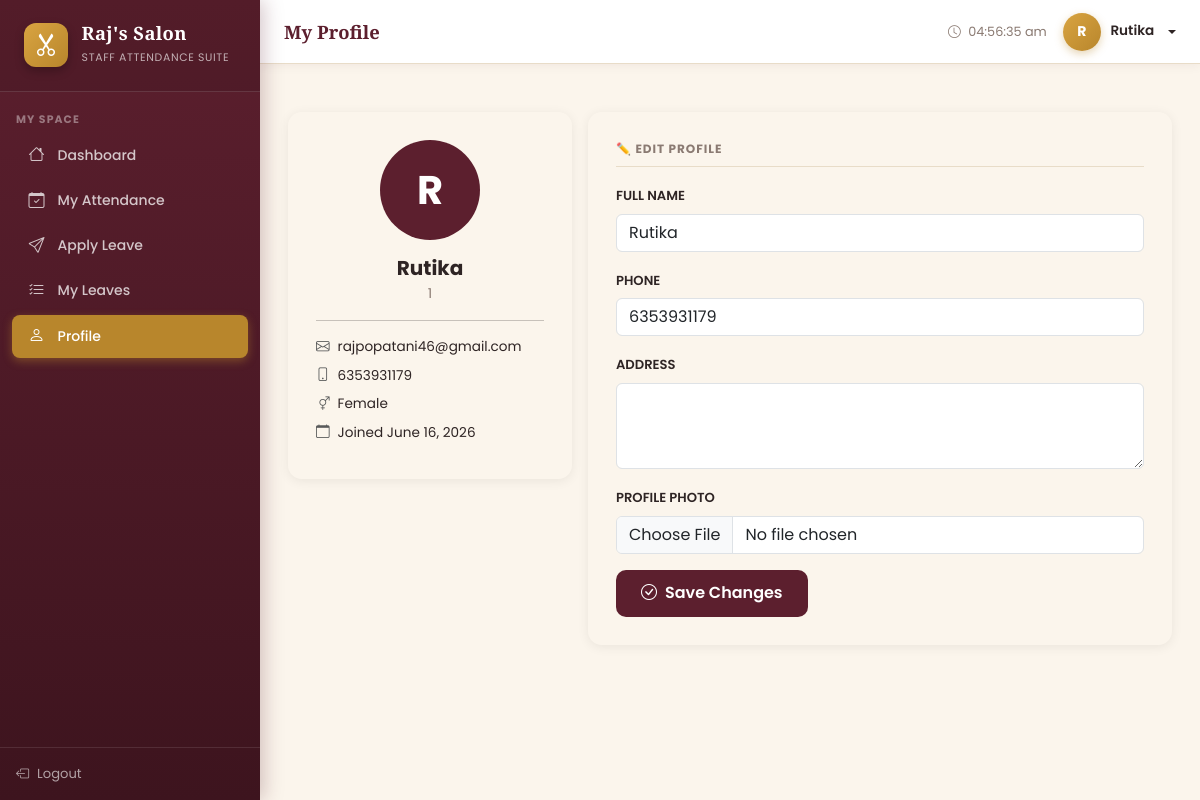
Page /profile/ (signed in) on the committed database.
### attendance/models.py (models this page shows, shortened)
class Employee(models.Model):
    GENDER_CHOICES = [('Male', 'Male'), ('Female', 'Female'), ('Other', 'Other')]
    STATUS_CHOICES = [('Active', 'Active'), ('Inactive', 'Inactive')]
    user          = models.OneToOneField(User, on_delete=models.CASCADE, related_name='employee', null=True, blank=True)
    employee_id   = models.CharField(max_length=20, unique=True)
    full_name     = models.CharField(max_length=200)
    email         = models.EmailField(unique=True)
    phone         = models.CharField(max_length=15)
    gender        = models.CharField(max_length=10, choices=GENDER_CHOICES)
    salary        = models.DecimalField(max_digits=10, decimal_places=2, default=0)
    address       = models.TextField(blank=True)
    status        = models.CharField(max_length=10, choices=STATUS_CHOICES, default='Active')
    profile_photo = models.ImageField(upload_to='profile_photos/', blank=True, null=True)
    date_joined   = models.DateField(default=timezone.now)
    class Meta:
        ordering = ['employee_id']

### attendance/views.py (the view)
# urls.py: path('profile/', views.profile_view, name='profile'),
@login_required
def profile_view(request):
    try:
        employee = request.user.employee
    except Employee.DoesNotExist:
        messages.error(request, 'No employee profile found.')
        return redirect('dashboard')
    if request.method == 'POST':
        form = ProfileForm(request.POST, request.FILES, instance=employee)
        if form.is_valid():
            form.save()
            messages.success(request, 'Profile updated successfully.')
            return redirect('profile')
    else:
        form = ProfileForm(instance=employee)
    return render(request, 'attendance/profile.html', {'form': form, 'employee': employee})

### attendance/forms.py
class ProfileForm(forms.ModelForm):
    class Meta:
        model = Employee
        fields = ['full_name', 'phone', 'address', 'profile_photo']
        widgets = {
            'full_name':     forms.TextInput(attrs={'class': 'form-control'}),
            'phone':         forms.TextInput(attrs={'class': 'form-control'}),
            'address':       forms.Textarea(attrs={'class': 'form-control', 'rows': 3}),
            'profile_photo': forms.FileInput(attrs={'class': 'form-control'}),
        }

### attendance/templates/attendance/profile.html (shortened to what this page needs)
{% extends 'base.html' %}
{% block page_title %}My Profile{% endblock %}
{% block content %}
<div class="row g-3">
  <div class="col-md-4">
    <div class="form-card text-center">
      {% if employee.profile_photo %}
        <img src="{{ employee.profile_photo.url }}" style="width:100px;height:100px;border-radius:50%;object-fit:cover;border:3px solid #5C1F2E"/>
      {% else %}
        <div style="width:100px;height:100px;border-radius:50%;background:#5C1F2E;color:#fff;display:flex;align-items:center;justify-content:center;font-size:2.5rem;font-weight:700;margin:0 auto">{{ employee.full_name|first|upper }}</div>
      {% endif %}
      <h5 class="fw-bold mt-3 mb-1">{{ employee.full_name }}</h5>
      <div style="color:#8A7A72;font-size:.85rem">{{ employee.employee_id }}</div>
      <hr/>
      <div class="text-start" style="font-size:.85rem">
        <div class="mb-2"><i class="bi bi-envelope me-2 text-muted"></i>{{ employee.email }}</div>
        <div class="mb-2"><i class="bi bi-phone me-2 text-muted"></i>{{ employee.phone }}</div>
        <div class="mb-2"><i class="bi bi-gender-ambiguous me-2 text-muted"></i>{{ employee.gender }}</div>
        <div class="mb-2"><i class="bi bi-calendar me-2 text-muted"></i>Joined {{ employee.date_joined }}</div>
      </div>
    </div>
  </div>
  <div class="col-md-8">
    <div class="form-card">
      <div class="section-header">✏️ Edit Profile</div>
      <form method="POST" enctype="multipart/form-data">
        {% for field in form %}
        <div class="mb-3">
          <label class="form-label fw-semibold" style="font-size:.82rem">{{ field.label|upper }}</label>
          {{ field }}
        </div>
        {% endfor %}
        <button type="submit" class="btn" style="background:#5C1F2E;color:#fff;border-radius:10px;font-weight:600;padding:.65rem 1.5rem">
          <i class="bi bi-check-circle me-2"></i>Save Changes
        </button>
      </form>
    </div>
  </div>
</div>
{% endblock %}

### templates/base.html (shortened to what this page needs)
<!DOCTYPE html>
<html lang="en">
<head>
<link href="https://cdn.jsdelivr.net/npm/bootstrap@5.3.2/dist/css/bootstrap.min.css" rel="stylesheet"/>
<link href="https://cdn.jsdelivr.net/npm/bootstrap-icons@1.11.3/font/bootstrap-icons.css" rel="stylesheet"/>
</head>
<body>
<div class="sidebar" id="sidebar">
  <div class="sidebar-brand">
    <span class="logo"><i class="bi bi-scissors"></i></span>
    <div class="brand-text">
      <h6>Raj's Salon</h6>
      <small>Staff Attendance Suite</small>
    </div>
  </div>
  {% if user.is_authenticated %}
  {% if user.is_staff or user.is_superuser %}
  <div class="sidebar-section mt-2">Main</div>
  <ul class="sidebar-nav">
    <li><a href="{% url 'dashboard' %}" class="{% if request.resolver_match.url_name == 'dashboard' %}active{% endif %}"><i class="bi bi-speedometer2"></i> Dashboard</a></li>
    <li><a href="{% url 'employee_list' %}" class="{% if 'employee' in request.resolver_match.url_name %}active{% endif %}"><i class="bi bi-people"></i> Employees</a></li>
    <li><a href="{% url 'attendance_list' %}" class="{% if 'attendance' in request.resolver_match.url_name %}active{% endif %}"><i class="bi bi-calendar-check"></i> Attendance</a></li>
  </ul>
  <div class="sidebar-section mt-2">Management</div>
  <ul class="sidebar-nav">
    <li><a href="{% url 'leave_list' %}" class="{% if 'leave' in request.resolver_match.url_name %}active{% endif %}"><i class="bi bi-calendar-x"></i> Leave Requests</a></li>
    <li><a href="{% url 'reports' %}" class="{% if request.resolver_match.url_name == 'reports' %}active{% endif %}"><i class="bi bi-bar-chart"></i> Reports</a></li>
    <li><a href="{% url 'holiday_list' %}" class="{% if 'holiday' in request.resolver_match.url_name %}active{% endif %}"><i class="bi bi-sun"></i> Holidays</a></li>
  </ul>
  <div class="sidebar-section mt-2">System</div>
  <ul class="sidebar-nav">
    <li><a href="/admin/" target="_blank"><i class="bi bi-gear"></i> Admin Panel</a></li>
  </ul>
  {% else %}
  <div class="sidebar-section mt-2">My Space</div>
  <ul class="sidebar-nav">
    <li><a href="{% url 'dashboard' %}" class="{% if request.resolver_match.url_name == 'dashboard' %}active{% endif %}"><i class="bi bi-house"></i> Dashboard</a></li>
    <li><a href="{% url 'attendance_list' %}" class="{% if 'attendance' in request.resolver_match.url_name %}active{% endif %}"><i class="bi bi-calendar-check"></i> My Attendance</a></li>
    <li><a href="{% url 'leave_apply' %}" class="{% if request.resolver_match.url_name == 'leave_apply' %}active{% endif %}"><i class="bi bi-send"></i> Apply Leave</a></li>
    <li><a href="{% url 'my_leaves' %}" class="{% if request.resolver_match.url_name == 'my_leaves' %}active{% endif %}"><i class="bi bi-list-check"></i> My Leaves</a></li>
    <li><a href="{% url 'profile' %}" class="{% if request.resolver_match.url_name == 'profile' %}active{% endif %}"><i class="bi bi-person"></i> Profile</a></li>
  </ul>
  {% endif %}
  <div class="sidebar-footer">
    <a href="{% url 'logout' %}"><i class="bi bi-box-arrow-left"></i> Logout</a>
  </div>
  {% endif %}
</div>
{% if user.is_authenticated %}
<div class="topbar">
  <div class="topbar-left">
    <span class="topbar-title">{% block page_title %}Dashboard{% endblock %}</span>
  </div>
  <div class="topbar-right">
    <span style="font-size:.8rem;color:#8A7A72">
      <i class="bi bi-clock me-1"></i>
      <span id="live-time"></span>
    </span>
    <div class="dropdown">
      <div class="topbar-user dropdown-toggle" data-bs-toggle="dropdown">
        <div class="topbar-avatar">{{ user.username|first|upper }}</div>
        <span style="font-size:.85rem;font-weight:600">{{ user.get_full_name|default:user.username }}</span>
      </div>
    </div>
  </div>
</div>
{% endif %}
<div class="{% if user.is_authenticated %}main-wrap{% else %}container-fluid{% endif %}">
  {% block content %}{% endblock %}
</div>
</body>
</html>

### templates/base.html (style rules this page uses)
:root { --primary: #5C1F2E; --primary-l: #7A2C40; --primary-dark: #3D141E; --secondary: #B8862C; --secondary-l: #D9A441; --success: #3F7D52; --danger: #A23B3B; --warning: #D9A441; --bg: #FBF5EC; --surface: #FFFFFF; --text: #2E2424; --muted: #8A7A72; --sidebar-w: 260px; --topbar-h: 64px; --font-display: 'Playfair Display', serif; --font-body: 'Poppins', sans-serif; }
* { box-sizing:border-box; }
body { font-family:var(--font-body); background:var(--bg); color:var(--text); margin:0; }
h1,h2,h3,h4,h5,h6 { font-family:var(--font-body); }
.sidebar { width:var(--sidebar-w); height:100vh; position:fixed; top:0; left:0; background:linear-gradient(180deg,var(--primary) 0%,var(--primary-dark) 100%); overflow-y:auto; z-index:200; display:flex; flex-direction:column; box-shadow:4px 0 18px rgba(92,31,46,.25); }
.sidebar-brand { padding:1.4rem 1.5rem; border-bottom:1px solid rgba(255,255,255,.12); display:flex; align-items:center; gap:.85rem; background:rgba(0,0,0,.1); }
.sidebar-brand .logo { font-size:1.5rem; width:44px; height:44px; flex-shrink:0; background:linear-gradient(135deg,var(--secondary-l),var(--secondary)); border-radius:12px; display:flex; align-items:center; justify-content:center; color:#fff; box-shadow:0 4px 10px rgba(0,0,0,.25); }
.sidebar-brand .brand-text { color:#fff; }
.sidebar-brand .brand-text h6 { font-family:var(--font-display); font-weight:700; font-size:1.15rem; margin:0; letter-spacing:.02em; }
.sidebar-brand .brand-text small { color:rgba(255,255,255,.65); font-size:.68rem; letter-spacing:.06em; text-transform:uppercase; }
.sidebar-section { padding:.75rem 1rem .35rem; color:rgba(255,255,255,.4); font-size:.68rem; font-weight:700; text-transform:uppercase; letter-spacing:.1em; }
.sidebar-nav { list-style:none; padding:0 .75rem; margin:0; }
.sidebar-nav li { margin-bottom:2px; }
.sidebar-nav a { display:flex; align-items:center; gap:.7rem; padding:.6rem .9rem; border-radius:8px; color:rgba(255,255,255,.75); text-decoration:none; font-size:.875rem; font-weight:500; transition:all .2s; }
.sidebar-nav a.active { background:var(--secondary); color:#fff; box-shadow:0 3px 10px rgba(184,134,44,.45); }
.sidebar-nav a i { font-size:1rem; width:20px; text-align:center; }
.sidebar-footer { margin-top:auto; padding:1rem; border-top:1px solid rgba(255,255,255,.1); }
.sidebar-footer a { color:rgba(255,255,255,.6); font-size:.82rem; text-decoration:none; display:flex; align-items:center; gap:.5rem; }
.topbar { height:var(--topbar-h); position:fixed; top:0; left:var(--sidebar-w); right:0; background:var(--surface); border-bottom:1px solid #E8DCC8; z-index:100; display:flex; align-items:center; justify-content:space-between; padding:0 1.5rem; box-shadow:0 2px 10px rgba(92,31,46,.06); }
.topbar-left { display:flex; align-items:center; gap:1rem; }
.topbar-title { font-family:var(--font-display); font-weight:700; font-size:1.15rem; color:var(--primary); }
.topbar-right { display:flex; align-items:center; gap:1rem; }
.topbar-user { display:flex; align-items:center; gap:.6rem; cursor:pointer; }
.topbar-avatar { width:38px; height:38px; border-radius:50%; background:linear-gradient(135deg,var(--secondary-l),var(--secondary)); color:#fff; display:flex; align-items:center; justify-content:center; font-weight:700; font-size:.88rem; box-shadow:0 3px 8px rgba(184,134,44,.35); }
.main-wrap { margin-left:var(--sidebar-w); margin-top:var(--topbar-h); padding:1.75rem; min-height:calc(100vh - var(--topbar-h)); }
.form-card { border:none; border-radius:14px; box-shadow:0 2px 12px rgba(0,0,0,.07); padding:1.75rem; }
.section-header { font-size:.75rem; font-weight:700; color:#8A7A72; text-transform:uppercase; letter-spacing:.08em; margin-bottom:1rem; padding-bottom:.5rem; border-bottom:1px solid #E8DCC8; }
a { color:var(--secondary); }

### rows in the picture
Employee: full_name|first "R", full_name "Rutika", employee_id "1", email "rajpopatani46@gmail.com", phone "6353931179", gender "Female", date_joined "June 16, 2026", form "Rutika" "6353931179"

### other values in the picture
{{ user.username|first|upper }} "R"
{{ user.get_full_name|default:user.username }} "Rutika"
{{ field.label|upper }} "FULL NAME" "PHONE" "ADDRESS" "PROFILE PHOTO"
